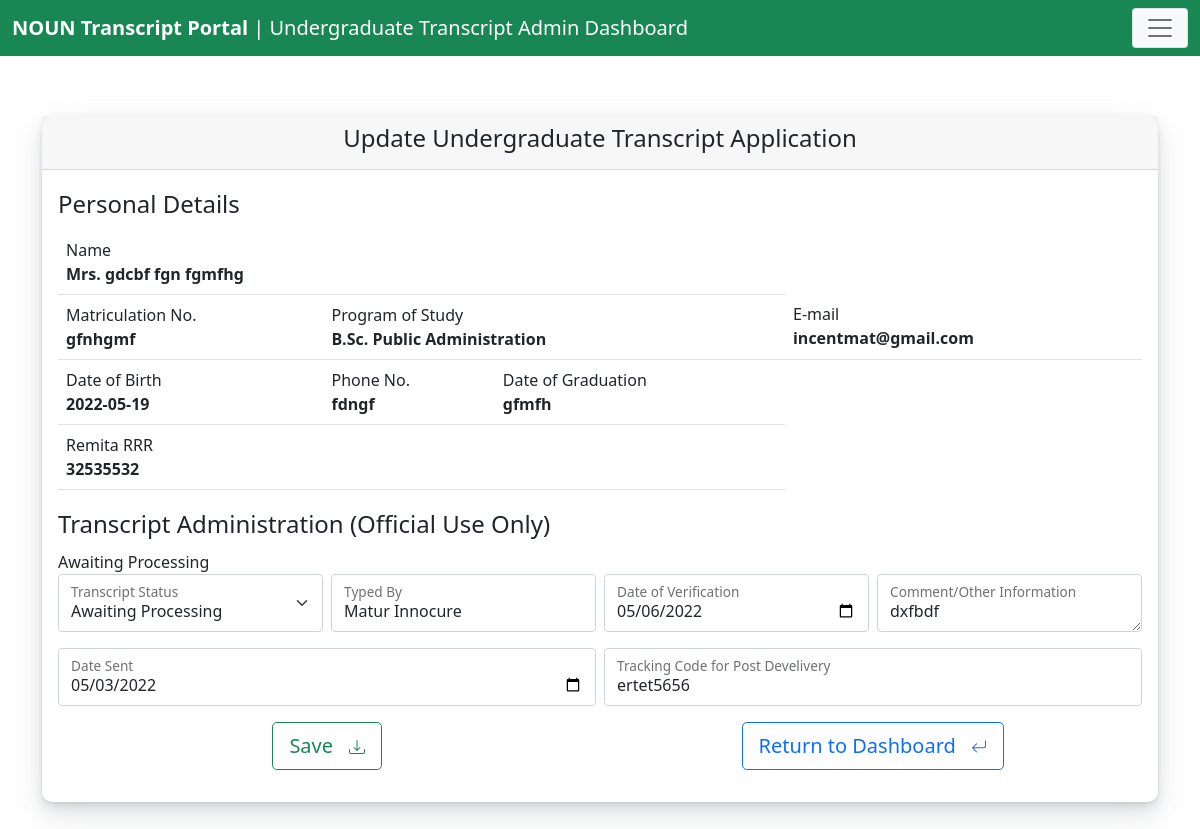
The app's page /adm/undergraduate_admin/update_application.php?id=6 (signed in) with its own data.
### tables this page shows
CREATE TABLE IF NOT EXISTS `undergraduate` (
  `id` int(5) NOT NULL AUTO_INCREMENT,
  `title` varchar(6) NOT NULL DEFAULT 'Mr.',
  `firstname` varchar(25) NOT NULL,
  `middlename` varchar(25) NOT NULL,
  `lastname` varchar(25) NOT NULL,
  `sex` varchar(10) NOT NULL,
  `matric_no` varchar(15) NOT NULL,
  `phone` varchar(15) NOT NULL,
  `email` varchar(40) NOT NULL,
  `programme` varchar(50) NOT NULL,
  `date_of_graduation` varchar(12) NOT NULL,
  `applied_before` varchar(4) NOT NULL DEFAULT 'No',
  `recipient` varchar(70) NOT NULL,
  `recipient_name` varchar(70) NOT NULL,
  `address` varchar(255) NOT NULL,
  `city_town` varchar(15) NOT NULL,
  `postal_code` varchar(10) NOT NULL,
  `country` varchar(15) NOT NULL,
  `transcript_label` varchar(25) NOT NULL,
  `rrr` varchar(14) NOT NULL,
  `file1` varchar(100) NOT NULL,
  `file2` varchar(100) NOT NULL,
  `file3` varchar(100) NOT NULL,
  `status` varchar(20) NOT NULL,
  `datetime` timestamp NOT NULL DEFAULT CURRENT_TIMESTAMP COMMENT 'Date/Time of Entry',
  `dob` varchar(10) NOT NULL COMMENT 'Date of Birth',
  `typed_by` varchar(30) NOT NULL,
  `date_of_verification` varchar(15) NOT NULL,
  `comment` varchar(225) NOT NULL,
  `date_sent` varchar(15) NOT NULL,
  `tracking_code` varchar(20) NOT NULL,
  PRIMARY KEY (`id`)
);

### adm/undergraduate_admin/update_application.php (the view, shortened to what this page needs)
<?php
include('post_header.php');
include('../../connect.php');
$get_id=$_GET['id'];
$sql="SELECT * FROM undergraduate WHERE id='$get_id' ";
$result=mysqli_query($conn, $sql);
$rows=mysqli_fetch_assoc($result);
?>
<body>
<br>
<br>
<br>
<br>
    <main class="container">
        <div class="card">
            <div class="card-header text-center">
              <h4>Update Undergraduate Transcript Application </h4>
            </div>
            <div class="card-body">
                <fieldset>
                    <legend>Personal Details</legend>
                <table class="table table-condensed">
                <tr>
                    <td colspan="3">
                        Name<br>
                        <b><?php echo $rows['title']." ".$rows['firstname']." ".$rows['middlename']." ".$rows['lastname'];  ?></b>
                    </td>
                </tr>
                <tr>
                        <td>
                        Matriculation No.<br>
                        <b><?php echo $rows['matric_no']; ?></b>
                        </td>
                        <td colspan="2">
                        Program of Study<br>
                        <b><?php echo $rows['programme']; ?></b>
                        </td>
                        <td>
                        E-mail<br>
                        <b><?php echo $rows['email']; ?></b>
                    </td>
                </tr>
                <tr>
                    <td>
                        Date of Birth<br>
                        <b><?php echo $rows['dob']; ?></b>
                    </td>
                    <td>
                        Phone No.<br>
                        <b><?php echo $rows['phone']; ?></b>
                    </td>
                    <td>
                        Date of Graduation<br>
                        <b><?php echo $rows['date_of_graduation']; ?></b>
                    </td>
                </tr>
                    <tr>
                        <td colspan="3">
                        Remita RRR<br>
                        <b><?php echo $rows['rrr']; ?></b>
                        </td>
                    </tr>
                </table>
                </fieldset>
                <fieldset>
                <legend>Transcript Administration (Official Use Only)</legend>
                <form method="post"><?php echo $rows['status']; ?>
                <div class="row g-2">
                    <div class="col-md">
                        <div class="form-floating mb-3">
                            <select class="form-select" name="status" id="floatingSelect" aria-label="Floating label select example">
                                <option value="<?php echo $rows['status']; ?>"><?php echo $rows['status']; ?></option>
                            </select>
                            <label for="floatingSelect">Transcript Status</label>
                        </div>
                    </div>
                    <div class="col-md">
                        <div class="form-floating mb-3">
                            <input type="text" class="form-control" value="<?php echo $rows['typed_by']; ?>" name="typed_by" id="floatingInput" placeholder="Typed By">
                            <label for="floatingInput">Typed By</label>
                        </div>
                    </div>
                    <div class="col-md">
                        <div class="form-floating mb-3">
                            <input type="date" class="form-control" value="<?php echo $rows['date_of_verification']; ?>" name="date_of_verification" id="floatingInput" placeholder="Date of Verification">
                            <label for="floatingInput">Date of Verification</label>
                        </div>
                    </div>
                    <div class="col-md">
                        <div class="form-floating mb-3">
                            <textarea class="form-control" name="comment" placeholder="Leave a comment here" id="floatingTextarea"><?php echo $rows['comment']; ?></textarea>
                            <label for="floatingTextarea">Comment/Other Information</label>
                        </div>
                    </div>
                </div>
                            <div class="row g-2">
                                <div class="col-md">
                                    <div class="form-floating mb-3">
                                        <input type="date" name="date_sent" value="<?php echo $rows['date_sent']; ?>" class="form-control" id="floatingInput" placeholder="Date of Verification">
                                        <label for="floatingInput">Date Sent</label>
                                    </div>
                                </div>
                                <div class="col-md">
                                    <div class="form-floating mb-3">
                                        <input type="text" name="tracking_code" value="<?php echo $rows['tracking_code']; ?>" class="form-control" id="floatingInput" placeholder="Tracking Code for Post Develivery">
                                        <label for="floatingInput">Tracking Code for Post Develivery</label>
                                    </div>
                                </div>
                </div>
                <div class="row g-2">
                <div class="col-md">
                    <div class="mb-3 text-center">
                            <button class='btn btn-outline-success btn-lg' type='submit' name="sub_update">
                                Save &nbsp;
                            </button>
                    </div>
                    </form>
                </div>
                <div class="col-md">
                    <div class="mb-3 text-center">
                            <a class='btn btn-outline-primary btn-lg' href="index.php">
                                Return to Dashboard &nbsp;
                            </a>
                    </div>
                </div>
            </div>
    </main>
</body>
</html>

### adm/css/style.css (style rules this page uses)
.card { background-color: #fff; border-radius: 10px; border: none; position: relative; margin-bottom: 30px; box-shadow: 0 0.46875rem 2.1875rem rgba(90,97,105,0.1), 0 0.9375rem 1.40625rem rgba(90,97,105,0.1), 0 0.25rem 0.53125rem rgba(90,97,105,0.12), 0 0.125rem 0.1875rem rgba(90,97,105,0.1); }
body { margin-top:20px; }

### records on screen
undergraduate: title "Mrs.", firstname "gdcbf", middlename "fgn", lastname "fgmfhg", matric_no "gfnhgmf", programme "B.Sc. Public Administration", email "incentmat@gmail.com", dob "2022-05-19", phone "fdngf", date_of_graduation "gfmfh", rrr "32535532", status "Awaiting Processing", typed_by "Matur Innocure", date_of_verification "05/06/2022", comment "dxfbdf", date_sent "05/03/2022", tracking_code "ertet5656"
